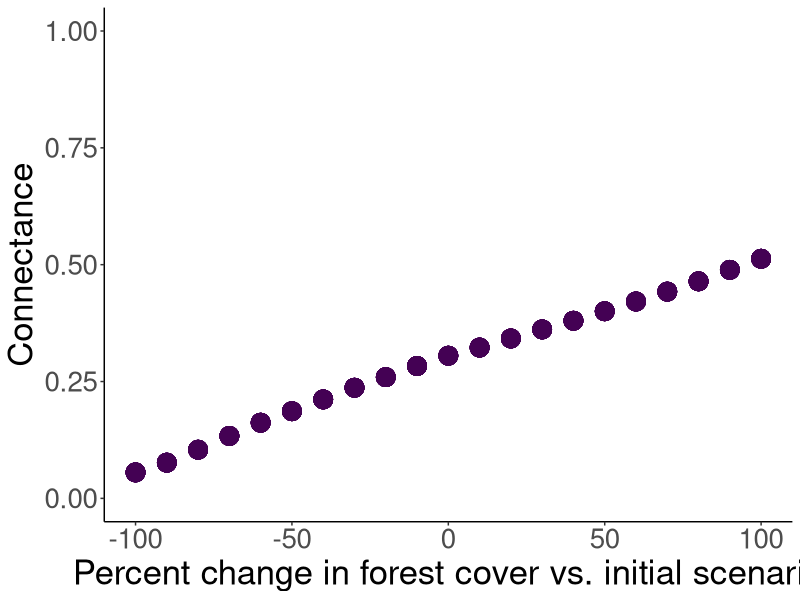
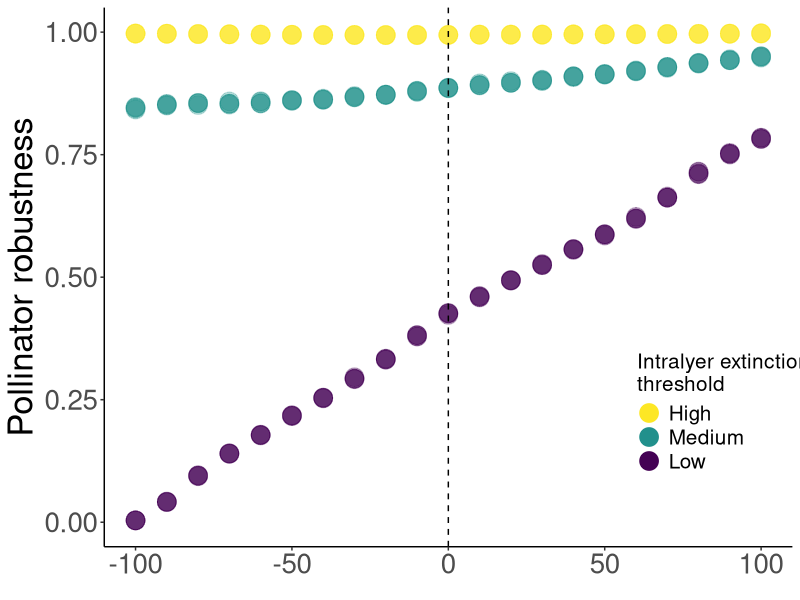
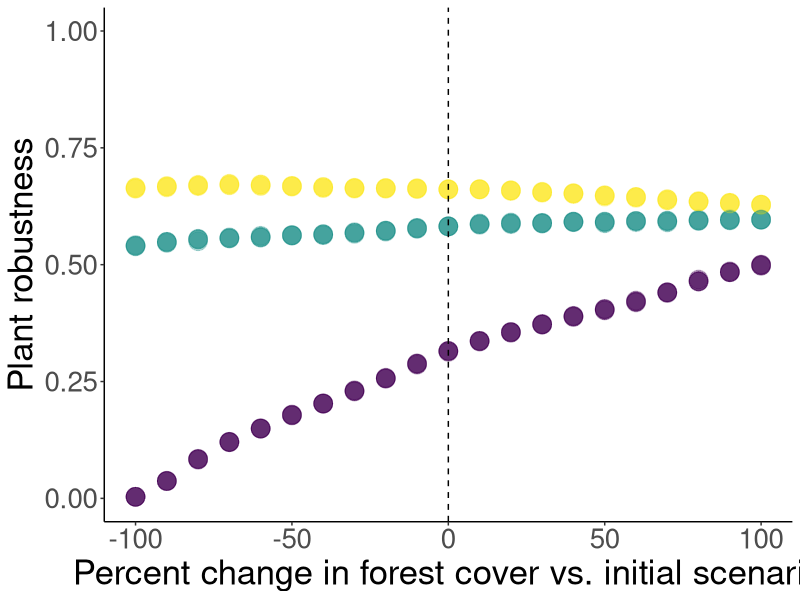

The R script that drew these images, in order:
############################################_
### Comparing network metrics across scenarios
### Project: Predictive Multilayer Networks
### Author: Tyler N. McFadden
###
### Code accompanying manuscript: 
### McFadden TN, Dirzo R. Harnessing multilayer networks to predict 
### metacommunity responses to global environmental change.
### Submitted to Ecology.
###
###
### About this script:
###   Provides plots and linear models comparing PMN connectance and robustness across scenarios. 
###
############################################_

# set working directory
setwd("/Users/tylermcfadden/Desktop/Stanford/Multilayer_network/Manuscript/Code")

# load libraries
library(raster)
library(ggplot2)
library(reshape2)
library(dplyr)
library(gridExtra)
library(viridis)

# load data
all.results <- read.csv("results_all_scenarios.csv")


# Plot weighted connectance vs. change in forest cover
conn <- ggplot(data = all.results) +
  geom_point(aes(x = percent.change, y = Weighted_connectedness, color = ""), size = 6) +
  ylim(0,1) + 
  xlim(-100,100) +
  ylab("Connectance") + 
  xlab("Percent change in forest cover vs. initial scenario") +
  theme_classic() +
  theme(axis.text = element_text(size = 20),
        axis.title = element_text(size = 25)) +
  scale_color_viridis(discrete = TRUE, option = "D", direction = 1) +
  theme(legend.position = "none")
conn 


# Plot pollinator robustness vs. change in forest cover
poll <- ggplot(data = all.results) +
  geom_point(aes(x = percent.change, y = poll.robust, color = as.factor(Threshold)), alpha = 0.3, size = 6) +
  geom_vline(xintercept = 0, linetype = "dashed") +
  ylim(0,1) + 
  xlim(-100,100) +
  ylab("Pollinator robustness") + 
  xlab(element_blank()) +
  theme_classic() +
  theme(axis.text = element_text(size = 20),
        axis.title = element_text(size = 25)) +
  scale_color_viridis(discrete = TRUE, option = "D", direction = -1, 
                      name = "Intralyer extinction\nthreshold", 
                      labels = c("High", "Medium", "Low")) +
  guides(colour = guide_legend(override.aes = list(alpha=1))) +
  theme(legend.position = c(0.90, 0.25)) +
  theme(legend.background = element_rect(fill="white")) +
  theme(legend.title = element_text(size = 15),
        legend.text = element_text(size = 15))
poll  


# Plot plant robustness vs. change in forest cover
plant <- ggplot(data = all.results) +
  geom_point(aes(x = percent.change, y = plant.robust, color = as.factor(Threshold)), alpha = 0.3, size =6) +
  geom_vline(xintercept = 0, linetype = "dashed") +
  ylim(0,1) +
  xlim(-100,100) +
  ylab("Plant robustness") +
  xlab("Percent change in forest cover vs. initial scenario") +
  theme_classic() +
  theme(axis.text = element_text(size = 20),
        axis.title = element_text(size = 25)) +
  scale_color_viridis(discrete = TRUE, option = "D", direction = -1) +
  theme(legend.position = "none")
plant


# Linear models of robustness vs change in forest cover
summary(lm(all.results$poll.robust[all.results$Threshold == "1"] ~ all.results$percent.change[all.results$Threshold == "1"]))
summary(lm(all.results$poll.robust[all.results$Threshold == "2.5"] ~ all.results$percent.change[all.results$Threshold == "2.5"]))
summary(lm(all.results$poll.robust[all.results$Threshold == "5"] ~ all.results$percent.change[all.results$Threshold == "5"]))

summary(lm(all.results$plant.robust[all.results$Threshold == "1"] ~ all.results$percent.change[all.results$Threshold == "1"]))
summary(lm(all.results$plant.robust[all.results$Threshold == "2.5"] ~ all.results$percent.change[all.results$Threshold == "2.5"]))
summary(lm(all.results$plant.robust[all.results$Threshold == "5"] ~ all.results$percent.change[all.results$Threshold == "5"]))
